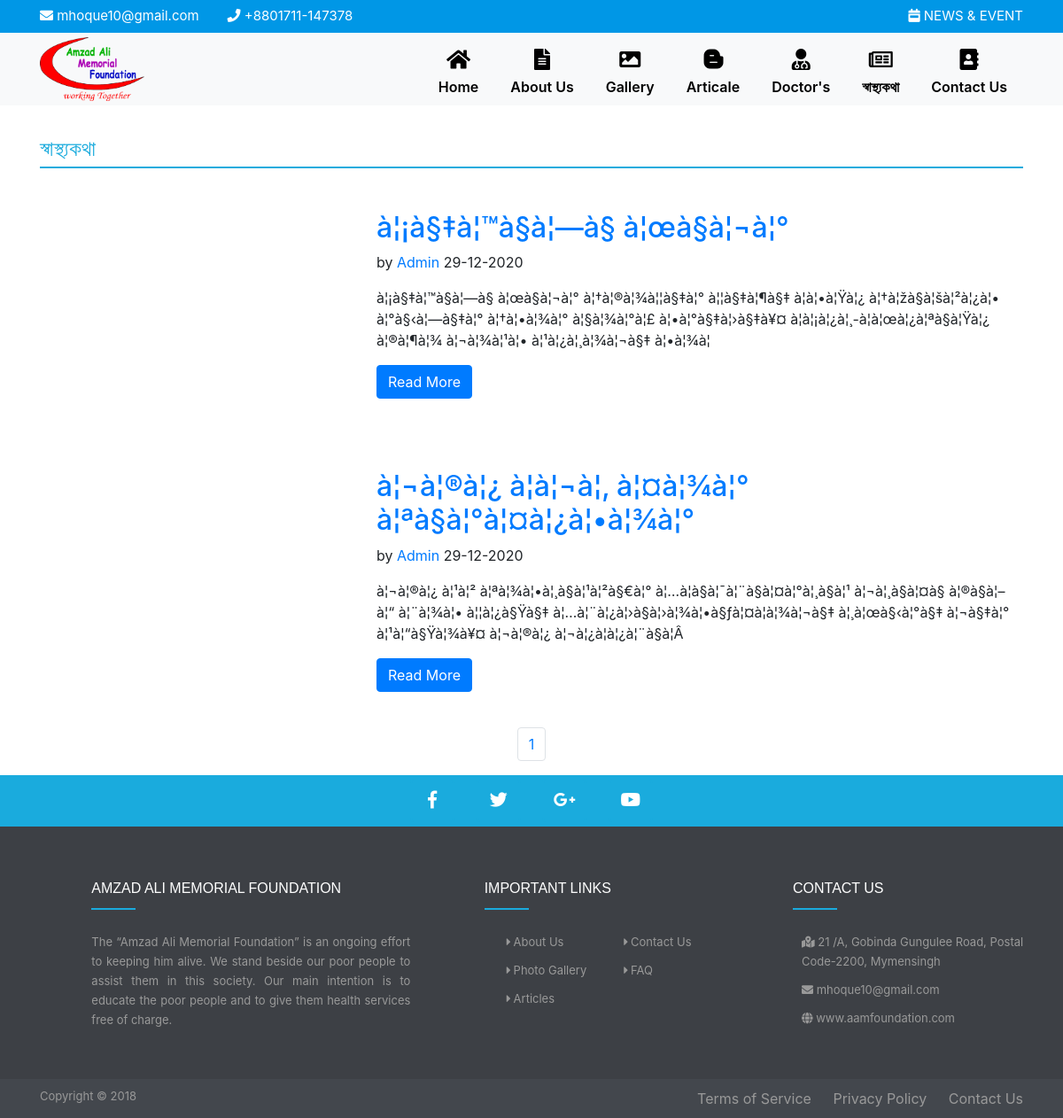
Screenshot of /healthcare.php with the database file from the repository.
### tables this page shows
CREATE TABLE `post_healthcare` (
  `hc_id` int(11) NOT NULL,
  `hc_title` varchar(255) NOT NULL,
  `hc_author` varchar(100) NOT NULL,
  `hc_date` date NOT NULL,
  `hc_content` text NOT NULL,
  `hc_image` varchar(255) NOT NULL
);

### healthcare.php (the view, shortened to what this page needs)
<?php
    include 'includes/header.php';
    include 'includes/config.php';
?>
<div class="container">
    <h4 class="article_title">স্বাস্থ্যকথা</h4>
</div>
<?php
    $per_page = 4;
    if(isset($_GET['page'])){
        $page = $_GET['page'];
    } else{
        $page = "";
    }
    if($page == "" || $page == 1){
        $page_1 = 0;
    }else{
        $page_1 = ($page * $per_page) - $per_page;
    }
    $post_query_count = "SELECT * FROM post_healthcare";
    $find_count = mysqli_query($cont, $post_query_count);
    $count = mysqli_num_rows($find_count);
    $count = ceil($count / $per_page);
    $result = mysqli_query($cont,"SELECT * FROM `post_healthcare` order by hc_id DESC LIMIT $page_1, $per_page");
    while($show = mysqli_fetch_array($result)){
        $hc_id      = $show['hc_id'];
        $hc_author  = $show['hc_author'];
        $hc_title   = $show['hc_title'];
        $hc_content = substr($show['hc_content'],0,500);
        $hc_date    = date("d-m-Y");
?>
    <section class="article_area">
        <div class="container">
            <div class="row">
                <div class="col-md-4 article_">
                </div>
                <div class="col-md-8">
                    <h2>
                        <a href="healthcare_read.php?p_id=<?php echo $hc_id; ?>"><?php echo $hc_title; ?></a>
                    </h2>
                    <p class="article_author">
                        <span>by </span>
                        <a href="#"> <?php echo $hc_author; ?></a>
                        <span> <?php echo $hc_date; ?></span>
                    </p>
                    <p class="article_text">
                        <?php echo $hc_content ?>
                    </p>
                    <a class="btn btn-primary" href="healthcare_read.php?p_id=<?php echo $hc_id; ?>">Read More</a>
                </div>
            </div>
        </div>
    </section>
<?php } ?>
<ul class="pagination justify-content-center">
    <?php
        for($i=1; $i <= $count; $i++) {
            if($i == $page){
                echo "<li class='page-item'><a class='page-link active_link' href='healthcare.php?page={$i}'>{$i}</a></li>";
            }else{
                echo "<li class='page-item'><a class='page-link' href='healthcare.php?page={$i}'>{$i}</a></li>";
            }
        }
    ?>
</ul>
<?php include 'includes/footer.php';?>

### css/style.css (style rules this page uses)
* { margin: 0; padding: 0; border: 0; outline: none; }
html, body { height: 100%; }
.article_area { padding: 40px 0; }
.article_title { padding-bottom: 5px; color: #1AABDD; border-bottom: 2px solid #1AABDD; margin-top: 35px; }

### rows the page displays
post_healthcare: hc_title "à¦¡à§‡à¦™à§à¦—à§ à¦œà§à¦¬à¦°", hc_author "Admin", hc_content "à¦¡à§‡à¦™à§à¦—à§ à¦œà§à¦¬à¦° à¦†à¦®à¦¾à¦¦à§‡à¦° à¦¦à§‡à¦¶à§‡ à¦à¦•à¦Ÿà¦¿ à¦†à¦žà§à¦šà¦²à¦¿à¦• à¦°à§‹à¦—à§‡à¦° à¦†à¦•à¦¾à¦° à¦§à¦¾à¦°à¦£ à¦•à¦°à§‡à¦›à§‡à¥¤ à¦à¦¡à¦¿à¦¸-à¦à¦œà¦¿à¦ªà§à¦Ÿà¦¿ à¦®à¦¶à¦¾ à¦¬à¦¾à¦¹à¦• à¦¹à¦¿à¦¸à¦¾à¦¬à§‡ à¦•à¦¾à¦"
post_healthcare: hc_title "à¦¬à¦®à¦¿ à¦à¦¬à¦‚ à¦¤à¦¾à¦° à¦ªà§à¦°à¦¤à¦¿à¦•à¦¾à¦°", hc_author "Admin", hc_content "à¦¬à¦®à¦¿ à¦¹à¦² à¦ªà¦¾à¦•à¦¸à§à¦¹à¦²à§€à¦° à¦…à¦­à§à¦¯à¦¨à§à¦¤à¦°à¦¸à§à¦¹ à¦¬à¦¸à§à¦¤à§ à¦®à§à¦– à¦“ à¦¨à¦¾à¦• à¦¦à¦¿à§Ÿà§‡ à¦…à¦¨à¦¿à¦›à§à¦›à¦¾à¦•à§ƒà¦¤à¦­à¦¾à¦¬à§‡ à¦¸à¦œà§‹à¦°à§‡ à¦¬à§‡à¦° à¦¹à¦“à§Ÿà¦¾à¥¤ à¦¬à¦®à¦¿ à¦¬à¦¿à¦­à¦¿à¦¨à§à¦Â"
